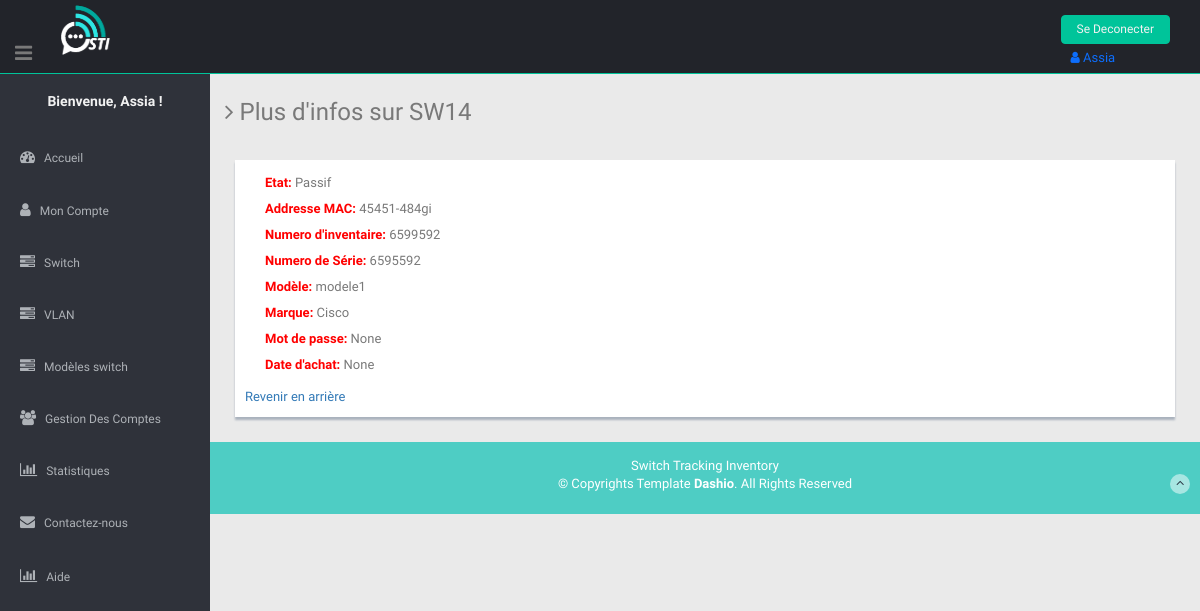
Before: /app_principal/switch/plus_info/46 (signed in) with the older database file.
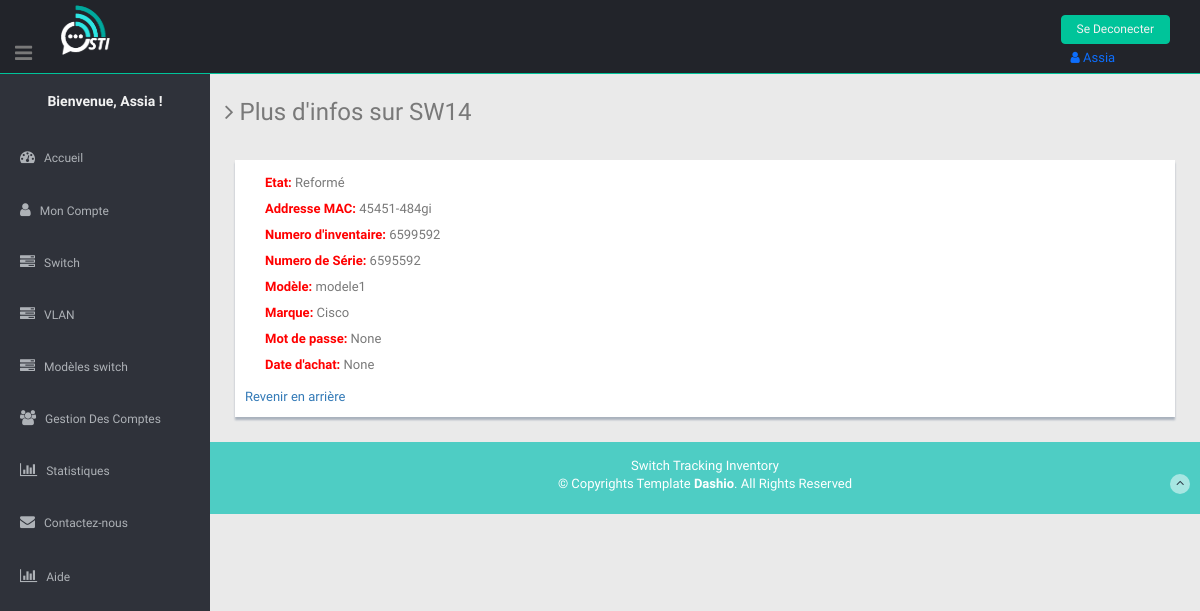
After: the same page with the newer database file.
### app_principal/models.py (models this page shows, shortened)
class switch(models.Model):  # on peut creer les ports d'un switch a partir d'un objet "switch" : switch_objet.port_set.create(num_port=...,type_port=...etc)
    passif = 'Passif'
    actif = 'Actif'
    reforme = 'Reformé'
    defectueux= 'Défectueux'
    choix_etat = [
        (defectueux, 'Défectueux'),
        (passif, 'Passif'),
        (reforme, 'Reformé'),
        (actif, 'Actif'),
    ]
    nom = models.CharField(max_length=50)
    marque = models.CharField(max_length=50, default='Cisco')
    modele = models.CharField(max_length=50)
    bloc = models.CharField(max_length=25, default="pas configuré")
    local = models.CharField(max_length=25, default="magazin")
    armoire = models.CharField(max_length=25, default="pas configuré")
    inventaire = models.CharField(max_length=50, unique=True,)
    serie = models.CharField(max_length=25, unique=True,)
    mac = models.CharField(max_length=25, unique=True,)
    password=models.CharField('Mot de passe',max_length=100,blank=True,
                                  null=True,)
    preced = models.CharField(
        'Cascade depuis', max_length=50, blank=True, default="pas en cascade")
    date_achat = models.DateField("Date d'achat",
                                  blank=True,
                                  null=True,
                                  )
    etat = models.CharField(
        max_length=10,
        choices=choix_etat,
        default=passif,
    )
    vlans=models.CharField(
        'VLANs associés', max_length=350, blank=True, default="/ ")

### app_principal/views.py (the view)
@login_required()
@user_passes_test(lambda u: (Group.objects.get(name="voir") in u.groups.all()) or u.is_superuser == True, login_url='app_principal:c')
def plus_info_switch(request, switch_id):
    s = switch.objects.get(id=switch_id)
    context = {'objet': s, }
    return render(request, 'app_principal/plus_info.html', context)

### app_principal/templates/app_principal/plus_info.html (shortened to what this page needs)
{% extends "base.html" %}
{% load static %}
  {% block content %}
<div class="wrapper">
  <h3><i class="fa fa-angle-right"></i> Plus d'infos sur {{ objet.nom }}</h3>
    <div class="row mt">
        <div class="col-lg-12">
            <div class="form-panel">
                <ul style="line-height: 2;">
                    <li><strong style="color:red;">Etat:</strong> {{objet.etat}}</li>
                    <li><strong style="color:red;"> Addresse MAC:</strong> {{ objet.mac }}</li>
                    <li><strong style="color:red;">Numero d'inventaire:</strong> {{ objet.inventaire }}</li>
                    <li><strong style="color:red;">Numero de Série:</strong> {{ objet.serie }}</li>
                    <li><strong style="color:red;">Modèle:</strong> {{ objet.modele }}</li>
                    <li><strong style="color:red;">Marque:</strong> {{ objet.marque }}</li>
                    <li><strong style="color:red;">Mot de passe:</strong> {{objet.password}}</li>
                    <li><strong style="color:red;">Date d'achat:</strong> {{objet.date_achat}}</li>
                </ul>
                <a href="{% url 'app_principal:switch' %}">Revenir en arrière</a>
            </div>
        </div>
    </div>
</div>
  {% endblock %}

Changed rows visible on the page:
changed switch "SW14": etat "Passif" → "Reformé"
